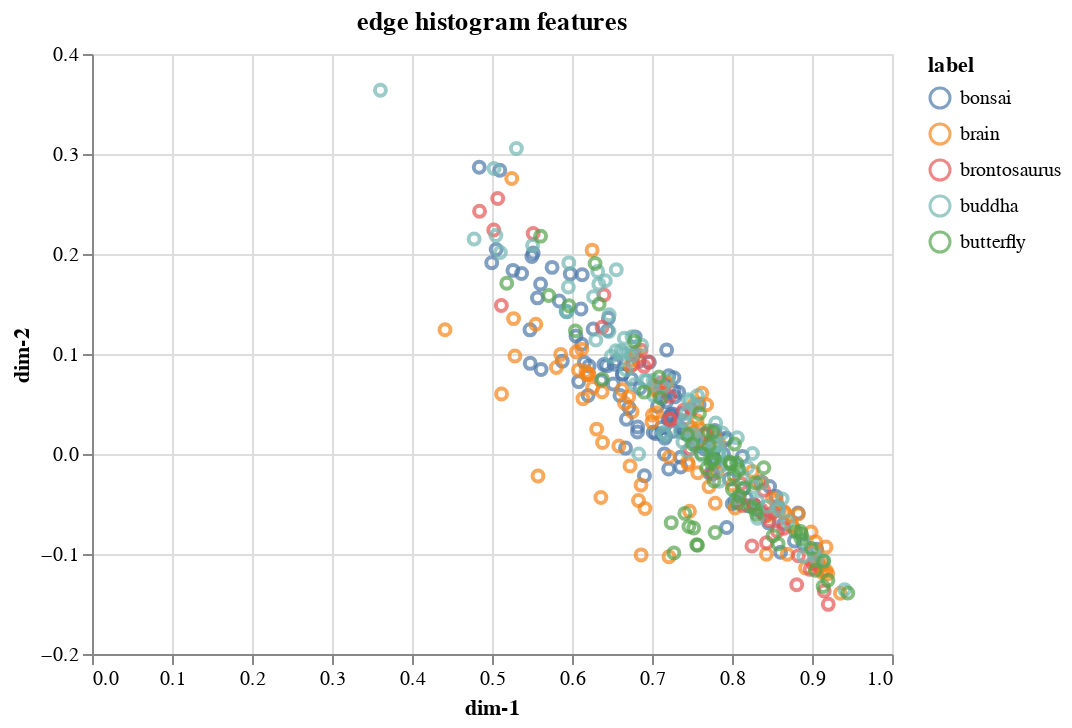

Here is the notebook cell this chart was saved with:
### Code cell
from sklearn import decomposition, manifold

hist_feature_indices = [i for i in range(len(feature_names)) if feature_names[i].find('hist') != -1]

print('feature representation shape: ', X[:, hist_feature_indices].shape)

reducer = decomposition.TruncatedSVD(n_components=2)
#reducer = manifold.TSNE(n_components=2, random_state=0)
X_proj = reducer.fit_transform(X[:, hist_feature_indices])

chart = alt.Chart(pd.DataFrame({
    'dim-1': X_proj[:, 0][600:],
    'dim-2': X_proj[:, 1][600:],
    'label': y[600:],
})).mark_point().encode(
    x='dim-1:Q',
    y='dim-2:Q',
    color='label:N',
).properties(
    title='edge histogram features'
)
chart

### Figure 1 — Vega-Lite specification as saved in the notebook (floating-point values rounded to 4 significant figures; data arrays with more than 128 entries replaced by an {"elided": "..."} marker saying what was removed)
{"config": {"view": {"continuousWidth": 400, "continuousHeight": 300}}, "data": {"name": "data-3073958c2a7753bc0453b968ffc91934"}, "mark": "point", "encoding": {"color": {"type": "nominal", "field": "label"}, "x": {"type": "quantitative", "field": "dim-1"}, "y": {"type": "quantitative", "field": "dim-2"}}, "title": "edge histogram features", "$schema": "https://vega.github.io/schema/vega-lite/v4.0.2.json", "datasets": {"data-3073958c2a7753bc0453b968ffc91934": {"elided": "400 records"}}}
